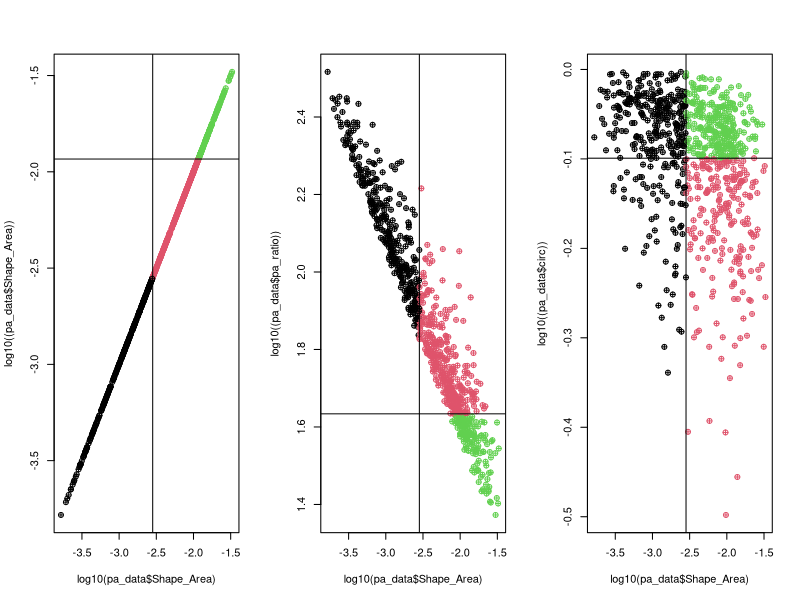
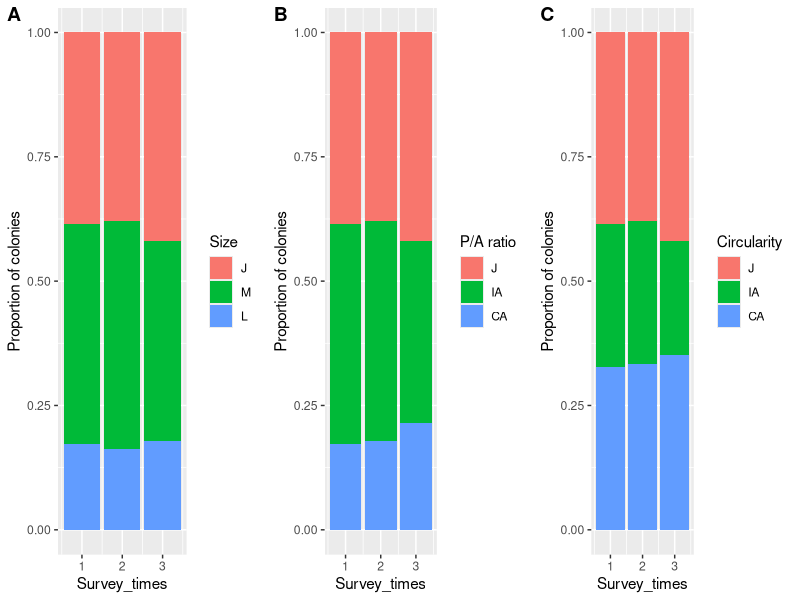

The R script that drew these images, in order: (Note: this script raises an error after producing the figures.)
## ---- chunk 1
knitr::opts_chunk$set(echo = TRUE)
## ---- chunk 2
####LIBRARIES####
library(tidyverse)
library(readr)
library(cowplot)
## ---- chunk 3
####DATA####
pa_data <- read_csv("data/OL_PA_all.csv")

####CLASS CHECK####
pa_data$Shape_Length <- as.numeric(pa_data$Shape_Length)
pa_data$Shape_Area <- as.numeric(pa_data$Shape_Area)
pa_data$Survey_times <- as.numeric(pa_data$Survey_times)
pa_data$Plot_ID <- as.factor(pa_data$Plot_ID)
#pa_data$Source <- as.factor(pa_data$Source)
pa_data$Fate <- as.factor(pa_data$Fate)
pa_data$Recruit[is.na(pa_data$Recruit)] <- "N" #fill the data with NO recruit
pa_data$Recruit <- as.factor(pa_data$Recruit)

####Classify juvenile and adult####
pa_data$size_class <- NA
pa_data$size_class[pa_data$Shape_Area<=0.002827433 ] <- 'J' #size smaller than 6 cm is juvenile
pa_data$size_class[pa_data$Shape_Area > 0.002827433] <- 'A'
pa_data$size_class <- as.factor(pa_data$size_class)

####Calculate pa_ratio####
pa_data$pa_ratio <- pa_data$Shape_Length / pa_data$Shape_Area

####Circularity####
pa_data$Circle_Length <- sqrt(pa_data$Shape_Area / pi) * 2 * pi
pa_data$circ <- pa_data$Circle_Length / pa_data$Shape_Length

summary(pa_data)

## ---- chunk 4
##########plot definition of J IA CA

# find the half total area of adult
half_adult_sum <- sum(pa_data$Shape_Area[pa_data$size_class != "J"]) / 2
adult_data <- pa_data[pa_data$size_class != "J", ] #filter adult for classification


#####Classify by Size########
# Find cutoff Size
adult_area <- 0
cutoff_size <- NA
unique_areas <- sort(unique(adult_data$Shape_Area))

for (i in 1:length(unique_areas)) {
  area_indices <- min(which(adult_data$Shape_Area == unique_areas[i])) #avoid the same Shape_area value
  if (length(area_indices) == 1) {
    if (adult_area < half_adult_sum) {
      adult_area <- adult_area + adult_data$Shape_Area[area_indices]
    } else {
      cutoff_size <- unique_areas[i-3] #find the closest value manually...
      break
    }
  } else {
    stop("Error: Multiple values found for the same unique area.")
  }
}
# Classify medium and large adult by cutoff value
pa_data$pure_size <- NA
pa_data$pure_size[pa_data$Shape_Area <= 0.002827433] <- "J"
pa_data$pure_size[pa_data$Shape_Area > 0.002827433 & pa_data$Shape_Area <= cutoff_size] <- "M"
pa_data$pure_size[pa_data$Shape_Area > 0.002827433 & pa_data$Shape_Area > cutoff_size] <- "L"
pa_data$pure_size <- as.factor(pa_data$pure_size)
pa_data$pure_size <- factor(pa_data$pure_size, levels = c("J","M","L"))


#####Classify by P/A ratio########
# find the half total area of adult
adult_area <- 0
cutoff_pa_ratio <- NA
for (i in 1:length(sort(unique(pa_data$pa_ratio)))){
  if(adult_area < half_adult_sum){
    adult_area <- adult_area + pa_data$Shape_Area[pa_data$pa_ratio == sort(unique(pa_data$pa_ratio))[i]]
  }else{
    cutoff_pa_ratio <- sort(unique(pa_data$pa_ratio))[i-1] #find the closest manually...
    break
  }
}
# Classify PA ratio by cutoff value
pa_data$size_class_pa <- NA
pa_data$size_class_pa[pa_data$Shape_Area <= 0.002827433] <- "J"
pa_data$size_class_pa[pa_data$Shape_Area > 0.002827433 & pa_data$pa_ratio >= cutoff_pa_ratio] <- "IA"
pa_data$size_class_pa[pa_data$Shape_Area > 0.002827433 & pa_data$pa_ratio < cutoff_pa_ratio] <- "CA"
pa_data$size_class_pa <- as.factor(pa_data$size_class_pa)
pa_data$size_class_pa <- factor(pa_data$size_class_pa, levels = c("J","IA","CA"))


#####Classify by Circularity########
# find the half total area of adult
adult_area <- 0
cutoff_circ <- NA
unique_areas <- sort(unique(adult_data$circ))
for (i in 1:length(unique_areas)){
  if(adult_area < half_adult_sum){
    adult_area <- adult_area + adult_data$Shape_Area[adult_data$circ == unique_areas[i]]
  }else{
    cutoff_circ <- unique_areas[i-1] #make the sum of CA IA closer
    break
  }
}

# Classify circularity by cutoff value
pa_data$size_class_circ <- NA
pa_data$size_class_circ[pa_data$Shape_Area <= 0.002827433] <- "J"
pa_data$size_class_circ[pa_data$Shape_Area > 0.002827433 & pa_data$circ <= cutoff_circ] <- "IA"
pa_data$size_class_circ[pa_data$Shape_Area > 0.002827433 & pa_data$circ > cutoff_circ] <- "CA"
pa_data$size_class_circ <- as.factor(pa_data$size_class_circ)
pa_data$size_class_circ <- factor(pa_data$size_class_circ, levels = c("J","IA","CA"))


####Plot pa_ratio with size base on morphological stages####
png(file="C:/Users/keelu/R/FiFu_analysis/Figs/SizeClass_scatter.png",
width=800, height=650, res=100)

par(mfrow=c(1,3))
plot(log10(pa_data$Shape_Area), log10((pa_data$Shape_Area)),
     pch = 10,
     col = factor(pa_data$pure_size))
abline(v=log10(pi*0.03^2))#check the standard of adult
abline(h=log10(cutoff_size)) #check the standard of compact adult
plot(log10(pa_data$Shape_Area), log10((pa_data$pa_ratio)),
     pch = 10,
     col = factor(pa_data$size_class_pa))
abline(v=log10(pi*0.03^2))#check the standard of adult
abline(h=log10(cutoff_pa_ratio)) #check the standard of compact adult
plot(log10(pa_data$Shape_Area), log10((pa_data$circ)),
     pch = 10,
     col = factor(pa_data$size_class_circ))
abline(v=log10(pi*0.03^2))#check the standard of adult
abline(h=log10(cutoff_circ)) #check the standard of compact adult
dev.off()
## ---- chunk 5
#####plot composition difference in 3 survey times
#clean data
df <- data.frame(pa_data$Survey_times, pa_data$pure_size, pa_data$size_class_pa, pa_data$size_class_circ) 
colnames(df) <- c("Survey_times", "Size","P/A ratio","Circularity")

plot_list <- list()
for (i in 1:3) {
  data <- data.frame(
    x = df[,1],
    y = df[,i+1]
  )
  p <- ggplot(data = data, aes(x = x, fill = y, na.rm = TRUE)) +
    geom_bar(position = "fill") +
    xlab("Survey_times") +
    ylab("Proportion of colonies")+ 
    guides(fill=guide_legend(title=colnames(df[i+1])))
  plot_list[[i]] <- p
}

#plot together
fig1 <- plot_grid(plot_list[[1]],plot_list[[2]],plot_list[[3]],align="h",labels=c("A","B","C"),nrow = 1)
ggsave("C:/Users/keelu/R/FiFu_analysis/Figs/times_proportion_fillbox.png", plot = fig1, width = 6, height = 5.3, dpi = 100)
dev.off()
## ---- chunk 6
############Analyze the Fates of colonies###################
####Add Fate (G,S) and their sa_change####
pa_data_GS <- data.frame()
# Subset the data.frame to only include observations from the two dates of interest
for (plot_id in c("M1", "M2", "TY3")) { # loop in sites
  #print(plot_id)
  for (t in 1:2) { # loop in survey times
    #print(paste0("t=",t))
    pa_data_subset <- pa_data[pa_data$Plot_ID == plot_id,]
    pa_data_subset <- pa_data_subset[pa_data_subset$Survey_times == t | pa_data_subset$Survey_times == t+1, ]
    pa_data_subset <- pa_data_subset[!(pa_data_subset$Fate %in% c("D","Fu","Fi") & pa_data_subset$Survey_times == t), ]
    pa_data_subset <- pa_data_subset[!(pa_data_subset$Recruit == "Y"& pa_data_subset$Survey_times == t+1),] #don't calculate new colonies
    pa_data_subset <- pa_data_subset[!(!is.na(pa_data_subset$Source) & pa_data_subset$Survey_times == t+1),]
    
    # Create a new data.frame to store the area change for each coral colony
    area_change_df <- data.frame(ID = unique(pa_data_subset$ID), sa_change = NA)
    
    # Loop through each ID and calculate the area change between the two dates
    for (i in 1:length(unique(pa_data_subset$ID))) {
      #print(paste0("i=",i))
      current_id <- unique(pa_data_subset$ID)[i]
      current_area <- pa_data_subset[pa_data_subset$ID == current_id & pa_data_subset$Survey_times == t, "Shape_Area"]
      future_area <- pa_data_subset[pa_data_subset$ID == current_id & pa_data_subset$Survey_times == t+1, "Shape_Area"]
      # Check if current_area and future_area are not NA
      if (nrow(current_area) > 0 & nrow(future_area) > 0) {
        area_change <- future_area - current_area
        area_change_df[i, "sa_change"] <- area_change
      }
    }
    pa_data_subset <- pa_data_subset[pa_data_subset$Survey_times == t,] #only left t to merge
    # Merge the area change data.frame back into the original data.frame using the ID variable
    pa_data_subset$sa_change <- area_change_df$sa_change[match(pa_data_subset$ID, area_change_df$ID)]
    pa_data_GS <- rbind(pa_data_GS, pa_data_subset)
    }
}
#Calculate for growth and shrink
pa_data_GS$Fate <- ifelse(pa_data_GS$sa_change >= 0, "G", "S")

###Add sa_change of D ####
pa_data_D <- data.frame()

# Calculate sa_change
for (plot_id in c("M1", "M2", "TY3")) {
  for (t in 1:2) {
    # Subset the data.frame to only include D and N colonies
    pa_data_subset <- pa_data[pa_data$Plot_ID == plot_id,]
    pa_data_subset <- pa_data_subset[pa_data_subset$Survey_times == t, ]
    pa_data_subset <- pa_data_subset[pa_data_subset$Fate == "D", ]
    pa_data_subset <- pa_data_subset[complete.cases(pa_data_subset$ID), ] # clean NA rows
    
    # Create a new data.frame to store the area change for each coral colony
    area_change_df <- data.frame(ID = unique(pa_data_subset$ID), sa_change = NA)

    # Loop through each ID and calculate the area change between the two dates
    for (i in 1:length(unique(pa_data_subset$ID))) {
      #print(paste0("i=",i))
      current_id <- unique(pa_data_subset$ID)[i]
      # Calculate D 
        area_change <- 0 - pa_data_subset$Shape_Area[i] # calculate Dead sa_change
        area_change_df[i, "sa_change"] <- area_change
    }
    pa_data_subset$sa_change <- area_change_df$sa_change[match(pa_data_subset$ID, area_change_df$ID)]
    pa_data_D <- rbind(pa_data_D, pa_data_subset) #Bind subset into DN dataframe
}
}

###Add sa_change of Fi####
pa_data_Fi <- data.frame()

for (plot_id in c("M1", "M2", "TY3")) {
  for (t in 1:2) {
# Subset the data.frame to only include Fi colonies
    pa_data_subset <- pa_data[pa_data$Plot_ID == plot_id,]
    pa_data_subset <- pa_data_subset[pa_data_subset$Survey_times == t | pa_data_subset$Survey_times == t+1, ]
    pa_data_subset <- pa_data_subset[(pa_data_subset$Fate == "Fi" & pa_data_subset$Survey_times == t) | (!is.na(pa_data_subset$Source) & pa_data_subset$Survey_times == t+1), ]
    pa_data_subset <- pa_data_subset[complete.cases(pa_data_subset$ID), ] # clean NA rows

    pa_data_subset_1 <- pa_data_subset[pa_data_subset$Survey_times == t,] # time one data
    pa_data_subset_2 <- pa_data_subset[pa_data_subset$Survey_times == t+1,] # time two data
    
    if (nrow(pa_data_subset_1) != 0){  # check there are fi colonies or not
    # Get the ID of fission colonies
      area_change_df <- data.frame(ID = unique(pa_data_subset_1$ID), sa_change = NA)
    # Loop through Fi colonies dataframe
    for (j in 1:length(unique(pa_data_subset_1$ID))) {
      current_id_1 <- unique(pa_data_subset_1$ID)[j]
    # Loop through each ID and calculate total Fi from t+1
    Fi_total <- 0
      for (i in 1:length(unique(pa_data_subset_2$ID))) {
      #print(paste0("i=",i))
      current_id <- unique(pa_data_subset_2$ID)[i]
      # Calculate Fi
      if (pa_data_subset_2$Source[i] == current_id_1) {
      Fi_total <- Fi_total + pa_data_subset_2$Shape_Area[i] # calculate total Fi area from single colony
      }
    }
      area_change <- Fi_total - pa_data_subset_1$Shape_Area[j]
      area_change_df[j, "sa_change"] <- area_change
    }
    pa_data_subset_1$sa_change <- area_change_df$sa_change[match(pa_data_subset_1$ID, area_change_df$ID)]
    pa_data_Fi <- rbind(pa_data_Fi, pa_data_subset_1) #Bind subset into Fi dataframe
    }
  }
  }

###Add sa_change of Fu####
pa_data_Fu <- data.frame()

for (plot_id in c("M1", "M2", "TY3")) {
  for (t in 1:2) {
# Subset the data.frame to only include Fu colonies
    pa_data_subset <- pa_data[pa_data$Plot_ID == plot_id,]
    pa_data_subset <- pa_data_subset[pa_data_subset$Survey_times == t | pa_data_subset$Survey_times == t+1, ]
    pa_data_subset <- pa_data_subset[(pa_data_subset$Fate == "Fu" & pa_data_subset$Survey_times == t) | (!is.na(pa_data_subset$Source) & pa_data_subset$Survey_times == t+1), ]
    pa_data_subset <- pa_data_subset[complete.cases(pa_data_subset$ID), ] # clean NA rows

    pa_data_subset_1 <- pa_data_subset[pa_data_subset$Survey_times == t,] # time one data
    pa_data_subset_1$ID <- as.numeric(pa_data_subset_1$ID)
    pa_data_subset_2 <- pa_data_subset[pa_data_subset$Survey_times == t+1,] # time two data
    pa_data_subset_2$Source <- as.character(pa_data_subset_2$Source)
    pa_data_subset_2 <- pa_data_subset_2[grepl("\\+", pa_data_subset_2$Source) == TRUE,] # remove Fi
    
    ##Calculate total source area from subset2 first##
    if (nrow(pa_data_subset_2) != 0){  # check there are fu colonies or not
    # Get the ID of Fusion colonies
      Source_total <- data.frame(ID = unique(pa_data_subset_2$ID), Source_total = NA)
    # Loop through Time2 colonies dataframe
    for (j in 1:length(unique(pa_data_subset_2$ID))) {
    # break source into separate IDs
      Fu_list <- strsplit(as.character(pa_data_subset_2$Source)[j], "\\+")[[1]] # separate numbers
      Fu_list <- as.numeric(Fu_list)
   # Loop through each ID and calculate total Fi from t+1
    Fu_total <- 0
      for (i in 1:length(unique(pa_data_subset_1$ID))) {
      #print(paste0("i=",i))
        if ((pa_data_subset_1$ID)[i] %in% Fu_list){ #check the Fu ID match or not
          Fu_total <- Fu_total + pa_data_subset_1$Shape_Area[i] # calculate total Fu area 
        } 
    }
      Source_total[j, "Source_total"] <- Fu_total
    }
      pa_data_subset_2$Source_total <- Source_total$Source_total[match(pa_data_subset_2$ID, Source_total$ID)]
    }
    
    ##Calculate sa_change in subset1##
    if (nrow(pa_data_subset_1) != 0){  # check there are fi colonies or not
    # Get the ID of fission colonies
      area_change_df <- data.frame(ID = unique(pa_data_subset_1$ID), sa_change = NA)
    # Loop through Fu colonies dataframe
    for (j in 1:length(unique(pa_data_subset_1$ID))) {
      current_id <- unique(pa_data_subset_1$ID)[j]
    # Loop through each ID in T2 data and find total Fu area
      for (i in 1:length(unique(pa_data_subset_2$ID))) {
      #print(paste0("i=",i))
      # break source into separate IDs
      Fu_list <- strsplit(as.character(pa_data_subset_2$Source)[i], "\\+")[[1]] # separate numbers
      Fu_list <- as.numeric(Fu_list)
      # Calculate Fu area change
      if (current_id %in% Fu_list) {
        proportion <- (pa_data_subset_1$Shape_Area[j] / pa_data_subset_2$Source_total[i])
        area_change <- pa_data_subset_2$Shape_Area[i]*proportion - pa_data_subset_1$Shape_Area[j]
      }
    }
      area_change_df[j, "sa_change"] <- area_change
    }
    pa_data_subset_1$sa_change <- area_change_df$sa_change[match(pa_data_subset_1$ID, area_change_df$ID)]
    pa_data_Fu <- rbind(pa_data_Fu, pa_data_subset_1) #Bind subset into Fu dataframe
    }
  }
}

####Combine all of cleaned data####
pa_data_done <- rbind(pa_data_GS,pa_data_D,pa_data_Fi,pa_data_Fu)

#### Calculate changing rate
pa_data_done$change_rate <- (pa_data_done$Shape_Area+pa_data_done$sa_change) / pa_data_done$Shape_Area


# Bind time 3 data
pa_data_done <- bind_rows(list(pa_data_done,pa_data[pa_data$Survey_times == 3,]))

#standerdize ratio by survey time
pa_data_done$rate_ad <-  ifelse(pa_data_done$Survey_times == 1 & pa_data_done$Plot_ID == "M1",
                                    pa_data_done$change_rate * 12/17,
                                    ifelse(
                                    pa_data_done$Survey_times == 2 & pa_data_done$Plot_ID == "M1",
                                    pa_data_done$change_rate * 12/9,
                                    ifelse(
                                    pa_data_done$Survey_times == 1 & pa_data_done$Plot_ID == "M2",
                                    pa_data_done$change_rate * 12/15,
                                    ifelse(
                                    pa_data_done$Survey_times == 2 & pa_data_done$Plot_ID == "M2",
                                    pa_data_done$change_rate * 12/11,
                                    ifelse(
                                    pa_data_done$Survey_times == 1 & pa_data_done$Plot_ID == "TY3",
                                    pa_data_done$change_rate * 12/18,
                                    ifelse(
                                    pa_data_done$Survey_times == 2 & pa_data_done$Plot_ID == "TY3",
                                    pa_data_done$change_rate * 12/8,
                                    pa_data_done$change_rate
                                    )
                                    )
                                    )
                                    )
                                    )
)

## ---- chunk 7
summary(pa_data_done)
write.csv(pa_data_done, file = "C:/Users/keelu/R/FiFu_analysis/data/pa_data_done.csv")
## ---- chunk 8
####plot histgram to check normal distributin
pa_data_done_12 <-  filter(pa_data_done, Survey_times == 1 | Survey_times == 2)
hist(pa_data_done_12$rate_ad, breaks = 30)

rate_ad_adjusted <- pa_data_done_12$rate_ad
rate_ad_adjusted[rate_ad_adjusted == 0] <- .Machine$double.eps # replace zero to very samll value
qqnorm(rate_ad_adjusted)
qqline(rate_ad_adjusted)
shapiro.test(rate_ad_adjusted) # Shapiro-Wilk normality test
## ---- chunk 9
####Plot pa_ratio and changing rate D=0 G>1#####Filter date 
# Define fate Growth and Death in discrete (G=1, D=0)
pa_data_done$Discrete_change <- ifelse(pa_data_done$Fate == "D", 0, ifelse(pa_data_done$Fate != "D", 1, NA))
pa_data_done_12 = filter(pa_data_done, Survey_times == 1 | Survey_times == 2)

# Clean data
df <- data.frame(pa_data_done_12$Discrete_change, pa_data_done_12$Shape_Area, pa_data_done_12$pa_ratio, pa_data_done_12$circ) 
colnames(df) <- c("Growth", "Size","PA_ratio","Circularity")

model <- glm(df$Growth ~ df$Size * df$Circularity, data = df, family = binomial)
summary(model)
with(summary(model), 1 - deviance/null.deviance) # Calculate McFadden's R-squared
#summary(model)$coefficients # Extract the results

# Calculate R square
R_square <- list()
for (i in 1:3) {
  model <- glm(df[[1]] ~ log10(df[[i+1]]), family = binomial)
  R_square[i] <- with(summary(model), 1 - deviance/null.deviance) # Calculate McFadden's R-squared
}
R_square <- as.numeric(R_square)

#set the position of annotation 
annotation <- data.frame(
  x = c(log10(median(df$Size)),log10(median(df$PA_ratio)),log10(median(df$Circularity))),
  y = c(0.1,0.1,0.1)
)
annotation$R_square <- R_square

# Plot discrete change with size, ratio, circ
plot_list <- list()
for (i in 1:3) {
  data <- data.frame(
    x = df[,i+1],
    y = df[,1]
  )
  p <- ggplot(data = data, aes(log10(x), y))+
  geom_point(shape=21)+
  geom_smooth(method="glm", method.args = list(family = "binomial"))+
  geom_point()+ 
  xlab(paste("log10",colnames(df[i+1])))+
  ylab(colnames(df[1]))+ 
  geom_text(data = annotation[i,], aes( x=x, y=y, label=round(R_square, 2)),
                  color="orange", 
                  size=7, fontface="bold" )
  plot_list[[i]] <- p
  }

#plot together
fig2 <- plot_grid(plot_list[[1]],plot_list[[2]],plot_list[[3]],align="h",labels=c("A","B","C"),nrow = 1)
ggsave("C:/Users/keelu/R/FiFu_analysis/Figs/Discrete_logClass_lm.png", plot = fig2, width = 6.5, height = 4.5, dpi = 100)
dev.off()

## ---- chunk 10
#####Plot all Fate vs non-Fate lm#########
combined_list <- list()
model_times <- list()
model_plus <- list()
# Define the fates 
Fate_loop <- c("D","G","S","Fi","Fu")

for (Fates in Fate_loop) {

  pa_data_done$Discrete_change <- ifelse(pa_data_done$Fate == Fates, 1, ifelse(pa_data_done$Fate != Fates, 0, NA))
  pa_data_done_12 <- filter(pa_data_done, Survey_times == 1 | Survey_times == 2)
  #pa_data_done_12 <- filter(pa_data_done_12, size_class != "J") #Exclude Juvenile
  
  # Clean data
  df <- data.frame(pa_data_done_12$Discrete_change, pa_data_done_12$Shape_Area, pa_data_done_12$pa_ratio, pa_data_done_12$circ) 
    colnames(df) <- c(paste(Fates,"=1",", ","non-",Fates,"=0"), "Size","PA_ratio","Circ")
  
  # Calculate R square
R_square <- list()
for (i in 1:3) {
  model <- glm(df[[1]] ~ log10(df[[i+1]]), family = binomial)
  R_square[i] <- with(summary(model), 1 - deviance/null.deviance) # Calculate McFadden's R-squared
}
R_square <- as.numeric(R_square)
  
  #set the position of annotation 
  annotation <- data.frame(
    x = c(log10(median(df$Size)),log10(median(df$PA_ratio)),log10(median(df$Circ))),
    y = c(0.1,0.1,0.1)
  )
  annotation$R_square <- R_square
  
  # Plot discrete change with size, ratio, circ
  plot_list <- list()
  for (i in 1:3) {
    data <- data.frame(
      x = df[,i+1],
      y = df[,1]
    )
    p <- ggplot(data = data, aes(log10(x), y))+
    geom_point(shape=21)+
    geom_smooth(method="glm", method.args = list(family = "binomial"))+
    geom_point()+ 
    xlab(paste("log10",colnames(df[i+1])))+
    ylab(colnames(df[1]))+ 
    geom_text(data = annotation[i,], aes( x=x, y=y, label=round(R_square, 2)),
                    color="orange", 
                    size=7, fontface="bold" )
    plot_list[[i]] <- p
  }

# Bind the lists
combined_list <- append(combined_list, plot_list)
}


#plot together
fig2_1 <- plot_grid(combined_list[[1]],combined_list[[2]],combined_list[[3]],combined_list[[4]],combined_list[[5]],combined_list[[6]],combined_list[[7]],combined_list[[8]],combined_list[[9]],combined_list[[10]],combined_list[[11]],combined_list[[12]],combined_list[[13]],combined_list[[14]],combined_list[[15]],align="h",nrow = 5)
ggsave("C:/Users/keelu/R/FiFu_analysis/Figs/Discrete_logClass_lm_all.png", plot = fig2_1, width = 6.5, height = 12, dpi = 100)
dev.off()

## ---- chunk 11
##### Manually loop trhough fate to get GLM result
# Define the fates 
Fate_loop <- c("D","G","S","Fi","Fu")
Fates <- "D"
pa_data_done$Discrete_change <- ifelse(pa_data_done$Fate == Fates, 1, ifelse(pa_data_done$Fate != Fates, 0, NA))
pa_data_done_12 <- filter(pa_data_done, Survey_times == 1 | Survey_times == 2)
#pa_data_done_12 <- filter(pa_data_done_12, size_class != "J") #Exclude Juvenile
  
# Clean data
  df <- data.frame(pa_data_done_12$Discrete_change, pa_data_done_12$Shape_Area, pa_data_done_12$pa_ratio, pa_data_done_12$circ) 
    colnames(df) <- c(paste(Fates,"=1",", ","non-",Fates,"=0"), "Size","PA_ratio","Circ")

# Calculate Size * Circ and Size + Circ
model_t <- glm(data = df, df[[1]] ~ log10(Size)*log10(Circ), family = binomial)
summary(model_t)
model_p <- glm(data = df, df[[1]] ~ log10(Size)+log10(Circ), family = binomial)
model_plus <- append(model_plus, model_p)
summary(model_p)
## ---- chunk 12
# Clean data
pa_data_done_12 <- filter(pa_data_done, Survey_times == 1 | Survey_times == 2)
df <- data.frame(pa_data_done_12$Fate, pa_data_done_12$pure_size, pa_data_done_12$size_class_pa, pa_data_done_12$size_class_circ) 
colnames(df) <- c("Fate", "Size","P/A ratio","Circularity")

# Plot the proportin of Fate from J, IA, CA
plot_list <- list()
for (i in 1:3) {
  data <- data.frame(
    x = df[,i+1],
    y = df[,1]
  )
  p <- ggplot(data = data, aes(x = x, fill = y,na.rm = TRUE)) + 
  geom_bar(position = "fill") +
  xlab(colnames(df[i+1])) + 
  ylab("Proportion of Fates")+
  geom_text(
      aes(label = signif(after_stat(count) / tapply(after_stat(count), after_stat(x), sum)[as.character(after_stat(x))], digits = 2)),
      stat = "count",
      position = position_fill(vjust = 0.5)
    )
  plot_list[[i]] <- p
  }
fig3 <- plot_grid(plot_list[[1]],plot_list[[2]],plot_list[[3]],align="h",labels=c("A","B","C"),nrow = 1)
ggsave("C:/Users/keelu/R/FiFu_analysis/Figs/Proportion_Fates.png", plot = fig3, width = 8, height = 5.3, dpi = 100)

# Plot the proportin of Fate from J, IA, CA. Reverse X Y
plot_list <- list()
for (i in 1:3) {
  data <- data.frame(
    x = df[,1],
    y = df[,i+1]
  )
  p <- ggplot(data = data, aes(x = x, fill = y,na.rm = TRUE)) + 
  geom_bar(position = "fill") +
  xlab(colnames(df[i+1])) + 
  ylab("Proportion of Fates")+
  geom_text(
      aes(label = signif(after_stat(count) / tapply(after_stat(count), after_stat(x), sum)[as.character(after_stat(x))], digits = 2)),
      stat = "count",
      position = position_fill(vjust = 0.5)
    )
  plot_list[[i]] <- p
  }
fig3_1 <- plot_grid(plot_list[[1]],plot_list[[2]],plot_list[[3]],align="h",labels=c("A","B","C"),nrow = 1)
ggsave("C:/Users/keelu/R/FiFu_analysis/Figs/Proportion_Fates_Revers.png", plot = fig3_1, width = 8.8, height = 5.3, dpi = 100)
#fig3_1

# Plot the proportin of Fate from J, IA, CA. Reverse X Y without J
pa_data_done_12 <- filter(pa_data_done, Survey_times == 1 | Survey_times == 2)
pa_data_done_12 <- filter(pa_data_done_12, size_class != "J")
df <- data.frame(pa_data_done_12$Fate, pa_data_done_12$pure_size, pa_data_done_12$size_class_pa, pa_data_done_12$size_class_circ) 
colnames(df) <- c("Fate", "Size","P/A ratio","Circularity")
plot_list <- list()
for (i in 1:3) {
  data <- data.frame(
    x = df[,1],
    y = df[,i+1]
  )
  p <- ggplot(data = data, aes(x = x, fill = y,na.rm = TRUE)) + 
  geom_bar(position = "fill") +
  xlab(colnames(df[i+1])) + 
  ylab("Proportion of Fates")+
  geom_text(
      aes(label = signif(after_stat(count) / tapply(after_stat(count), after_stat(x), sum)[as.character(after_stat(x))], digits = 2)),
      stat = "count",
      position = position_fill(vjust = 0.5)
    )
  plot_list[[i]] <- p
  }
fig3_2 <- plot_grid(plot_list[[1]],plot_list[[2]],plot_list[[3]],align="h",labels=c("A","B","C"),nrow = 1)
ggsave("C:/Users/keelu/R/FiFu_analysis/Figs/Proportion_Fates_Revers_NoJ.png", plot = fig3_2, width = 10.5, height = 3.8, dpi = 100)
## ---- chunk 13
### Plot mean multiplier difference
# Clean data, remove J due to all the same
pa_data_done_12 <- filter(pa_data_done, Survey_times == 1 | Survey_times == 2 )
pa_data_done_12 <- filter(pa_data_done_12, size_class == "A")
df <- data.frame(pa_data_done_12$Fate, pa_data_done_12$pure_size, pa_data_done_12$size_class_pa, pa_data_done_12$size_class_circ, pa_data_done_12$rate_ad) 
colnames(df) <- c("Fate", "Size","PA_ratio","Circularity","Multiplier")

# Plot the multiplier data range
plot_list <- list()
for (i in 1:3) {
  data <- data.frame(
    x = df[,1],
    y = df[,i+1],
    z = df[,5]
  )
  # Calculating both the mean and standard deviation
  result <- data %>%
  group_by(x, y) %>%
  summarise(
    Means = mean(z),
    SDs = sd(z)
  )
  p <- ggplot(result, aes(x = x, y = Means, fill = y)) +
  geom_bar(stat = "identity", position = position_dodge()) +
  geom_errorbar(aes(ymin = Means - SDs, ymax = Means + SDs), position = position_dodge(width = 0.9), width = 0.25) +
  labs(x = "Fate", y = "Multiplier", fill = colnames(df[i+1])) +
  theme_minimal()
  plot_list[[i]] <- p
}


fig4_1 <- plot_grid(plot_list[[1]],plot_list[[2]],plot_list[[3]],align="h",labels=c("A","B","C"),nrow = 1)
ggsave("C:/Users/keelu/R/FiFu_analysis/Figs/Multiplier_Fates_boxplot_NoJ.png", plot = fig4_1, width = 10.5, height = 3.8, dpi = 100)

## ---- chunk 14
### Plot method comparison
method_compare <- read_csv("data/Method_compare.csv")

### Plot mean multiplier difference
stage_loop <- c("J","I","C")
# Define the custom order
custom_order <- c("GJ","GI","GC","SJ","SI","SC","FiJ","FiI","FiC","FuJ","FuI","FuC","rec","mort")
method_compare$Fate <- factor(method_compare$Fate, levels = custom_order)

# Plot the multiplier difference in three methods
plot_list <- list()
for (i in 1:3) {
  df <- filter(method_compare, Stage == stage_loop[i])
  p <- ggplot(df, aes(x = Fate, y = multiplier, fill = Method)) +
  geom_bar(stat = "identity", position = position_dodge()) +
  labs(x = stage_loop[i], y = "Multiplier", fill = "Method") +
  theme_minimal()
  plot_list[[i]] <- p
}

fig5_1 <- plot_grid(plot_list[[1]],plot_list[[2]],plot_list[[3]],align="h",labels=c("A","B","C"),nrow = 1)
ggsave("C:/Users/keelu/R/FiFu_analysis/Figs/Method_compare_m.png", plot = fig5_1, width = 17.3, height = 3.6, dpi = 100)
#fig5_1


# Plot the Areal proportion difference in three methods
plot_list <- list()
for (i in 1:3) {
  df <- filter(method_compare, Stage == stage_loop[i])
  p <- ggplot(df, aes(x = Fate, y = prop_area, fill = Method)) +
  geom_bar(stat = "identity", position = position_dodge()) +
  labs(x = stage_loop[i], y = "Areal proportion", fill = "Method") +
  theme_minimal()
  plot_list[[i]] <- p
}

fig5_2 <- plot_grid(plot_list[[1]],plot_list[[2]],plot_list[[3]],align="h",labels=c("A","B","C"),nrow = 1)
ggsave("C:/Users/keelu/R/FiFu_analysis/Figs/Method_compare_a.png", plot = fig5_2, width = 17.3, height = 3.6, dpi = 100)
#fig5_2

# Plot the Areal proportion X multiplier difference in three methods
method_compare$aXm <- NA
method_compare$aXm <- method_compare$prop_area * method_compare$multiplier
plot_list <- list()
for (i in 1:3) {
  df <- filter(method_compare, Stage == stage_loop[i])
  p <- ggplot(df, aes(x = Fate, y = aXm, fill = Method)) +
  geom_bar(stat = "identity", position = position_dodge()) +
  labs(x = stage_loop[i], y = "Areal x Multiplier", fill = "Method") +
  theme_minimal()
  plot_list[[i]] <- p
}

fig5_3 <- plot_grid(plot_list[[1]],plot_list[[2]],plot_list[[3]],align="h",labels=c("A","B","C"),nrow = 1)
ggsave("C:/Users/keelu/R/FiFu_analysis/Figs/Method_compare_aXm.png", plot = fig5_3, width = 16, height = 5, dpi = 100)

## ---- chunk 15
########## Relation between size and multiplier

# Define the fates 
Fate_loop <- c("G","S","Fi","Fu")

# Calculate R square and slope
R_square <- numeric(length(Fate_loop))
multiplier_slope <- numeric(length(Fate_loop))

for (i in seq_along(Fate_loop)) {
  df <- filter(pa_data_done, Fate == Fate_loop[i])
  model <- glm(rate_ad ~ log10(Shape_Area), data = df)
  R_square[i] <- with(summary(model), 1 - deviance/null.deviance) # Calculate McFadden's R-squared
  multiplier_slope[i] <- coef(model)[2] # Calculate slope
}

R_square <- round(R_square, digits = 2)
multiplier_slope <- round(multiplier_slope, digits = 2)

# plot multiplier
plot_list <- list()

for (i in seq_along(Fate_loop)) {
  df <- filter(pa_data_done, Fate == Fate_loop[i])
  p <- ggplot(data = df, aes(log10(Shape_Area), rate_ad))+
      geom_point(shape=21)+
      geom_smooth(method="glm")+
      ylab(paste(Fate_loop[i],"Multiplier"))+ 
      geom_text(label=paste("R² =", R_square[i]), 
                x=Inf, y=Inf, hjust=1.1, vjust=1.1)
  plot_list[[i]] <- p
}

# 使用cowplot套件繪製多個圖形
fig6_1 <- plot_grid(plot_list[[1]], plot_list[[2]], plot_list[[3]], plot_list[[4]],
                    align="h", labels=c("A","B","C","D"), nrow = 4)
ggsave("C:/Users/keelu/R/FiFu_analysis/Figs/multiplier_size_R2.png", plot = fig6_1, width = 3, height = 8, dpi = 100)
fig6_1
## ---- chunk 16
### Calculate dynamics between three stages ###

dynamics_df <- data.frame()
dynamics_df_pa <- data.frame()
dynamics_df_circ <- data.frame()

# select loop column name
columns_to_loop <- c("pure_size", "size_class_pa", "size_class_circ")

# Loop through the selected columns size, pa, circ
for (col_name in columns_to_loop) {
  
  ## Find out how many J become IA and CA
  for (plot_id in c("M1", "M2", "TY3")) {
    for (t in 1:2) {
  #Filter date 
  pa_data_subset <- pa_data_done[pa_data_done$Plot_ID == plot_id,]
  pa_data_done_1 <- filter(pa_data_subset, Survey_times == t)
  pa_data_done_2 <- filter(pa_data_subset, Survey_times == t+1)
  column_values_1 <- pa_data_done_1[[col_name]]
  column_values_2 <- pa_data_done_2[[col_name]]
  
  # create a dataframe store morphological dynamic (ex. J Fu to CA = JFuCA)
  morpho_dynamic <- data.frame(ID = unique(pa_data_done_1$ID),dynamic = NA, stage = NA)
  
  for (j in 1:length(unique(pa_data_done_1$ID))) {
        current_id <- unique(pa_data_done_1$ID)[j]
      # Loop through each ID in T2 data and find corresponding size class 
        for (i in 1:length(unique(pa_data_done_2$ID))) {
            # Combine the size class in different times and the caused fate
            if (pa_data_done_1$Fate[j] == "S" | pa_data_done_1$Fate[j] == "G"){
              if (current_id == pa_data_done_2$ID[i]){ # check the ID is match
                morpho_dynamic$dynamic[j] <- paste0(pa_data_done_1$Fate[j],column_values_2[i])
                morpho_dynamic$stage[j] <- as.character(column_values_1[j])
                morpho_dynamic$rate_ad[j] <- pa_data_done_1$rate_ad[j]
                morpho_dynamic$area[j] <- pa_data_done_1$Shape_Area[j]
                morpho_dynamic$sa_change[j] <- pa_data_done_1$sa_change[j]
              } 
            } else if (pa_data_done_1$Fate[j] == "Fu"){
        # break source into separate IDs
        Fu_list <- strsplit(as.character(pa_data_done_2$Source)[i], "\\+")[[1]] 
        Fu_list <- as.numeric(Fu_list)
              if (current_id %in% Fu_list){
                morpho_dynamic$dynamic[j] <- paste0(pa_data_done_1$Fate[j],column_values_2[i])
                morpho_dynamic$stage[j] <- as.character(column_values_1[j])
                morpho_dynamic$rate_ad[j] <- pa_data_done_1$rate_ad[j]
                morpho_dynamic$area[j] <- pa_data_done_1$Shape_Area[j]
                morpho_dynamic$sa_change[j] <- pa_data_done_1$sa_change[j]
              }
            } else if (pa_data_done_1$Fate[j] == "Fi") { ###CHeck
              current_id <- as.character(current_id)
            if (current_id == pa_data_done_2$Source[i] & !is.na(pa_data_done_2$Source[i])){ # check the ID is match
                morpho_dynamic$dynamic[j] <- paste0(pa_data_done_1$Fate[j],column_values_2[i])
                morpho_dynamic$stage[j] <- as.character(column_values_1[j])
                indices <- which(pa_data_done_2$Source %in% pa_data_done_1$ID[j])
                Fi_total <- sum(pa_data_done_2$Shape_Area[indices])
                morpho_dynamic$rate_ad[j] <- pa_data_done_1$rate_ad[j]
                morpho_dynamic$area[j] <- pa_data_done_1$Shape_Area[j]
                morpho_dynamic$sa_change[j] <- pa_data_done_1$sa_change[j]
              }
            } else if (pa_data_done_1$Fate[j] == "D") {
            morpho_dynamic$dynamic[j] <- "D"
            morpho_dynamic$stage[j] <- as.character(column_values_1[j])
            morpho_dynamic$rate_ad[j] <- pa_data_done_1$rate_ad[j]
            morpho_dynamic$area[j] <- pa_data_done_1$Shape_Area[j]
            morpho_dynamic$sa_change[j] <- pa_data_done_1$sa_change[j]
          }
      }
      }
  morpho_dynamic$Survey_times <- t
  morpho_dynamic$Site <- plot_id
  
     # Rbind results to different dataframes based on a condition
      if (col_name == "pure_size") {
        dynamics_df <- rbind(dynamics_df, morpho_dynamic)
      } else if (col_name == "size_class_pa") {
        dynamics_df_pa <- rbind(dynamics_df_pa, morpho_dynamic)
      } else if (col_name == "size_class_circ") {
        dynamics_df_circ <- rbind(dynamics_df_circ, morpho_dynamic)
      }
  
    }
  }
} #loop column
## ---- chunk 17
############ check the differences of multipliers between dynamics
dynamics_df$dynamic <- as.factor(dynamics_df$dynamic)
dynamics_df$stage <- as.factor(dynamics_df$stage)
summary(dynamics_df)
write.csv(dynamics_df, file = "C:/Users/keelu/R/FiFu_analysis/data/dynamics_df.csv")

result <- dynamics_df %>%
  group_by(stage, dynamic) %>%
  summarise(
    Means = mean(rate_ad),
    SDs = sd(rate_ad), count = n()
  )

# create gorup variable
result$group <- paste(result$stage, result$dynamic, sep="")

###### Fusion vs Growth

# filter the groups that I want to compare
selected_groups <- result %>% 
  filter(group %in% c("JFuM", "JGM", "JFuL", "JGL", "MFuL", "MGL"))
# set the levels of factors
selected_groups$group <- factor(selected_groups$group, 
                                levels = c("JFuM", "JGM", "JFuL", "JGL", "MFuL", "MGL"))
# set the comparing groups
selected_groups$gap_group <- factor(
  ifelse(selected_groups$group %in% c("JFuM", "JGM"), "J to M",
         ifelse(selected_groups$group %in% c("JFuL", "JGL"), "J to L", "M to L")),
  levels = c("J to M","J to L","M to L")
)

# compare Fu vs growth effect
fig7_1 <- ggplot(selected_groups, aes(x=group, y=Means, fill=group)) +
  geom_bar(stat="identity", position=position_dodge(width=0.8)) +
  facet_grid(~ gap_group, scales = "free_x", space = "free_x") +
  geom_errorbar(aes(ymin = Means - SDs, ymax = Means + SDs), position = position_dodge(width = 0.9), width = 0.25) +
  labs(title="Fusion vs Growth", x="Dynamics", y="Multiplier") +
  theme(axis.text.x = element_text(angle = 45, hjust = 1))

ggsave("C:/Users/keelu/R/FiFu_analysis/Figs/Fusion_vs_Growth.png", plot = fig7_1, width = 5.3, height = 6, dpi = 100)


####### Fission vs shrinkage

# filter the groups that I want to compare
selected_groups <- result %>% 
  filter(group %in% c("MFiJ", "MSJ", "LFiJ", "LSJ", "LFiM", "LSM"))
# set the levels of factors
selected_groups$group <- factor(selected_groups$group, 
                                levels = c("MFiJ", "MSJ", "LFiJ", "LSJ", "LFiM", "LSM"))
# set the comparing groups
selected_groups$gap_group <- factor(
  ifelse(selected_groups$group %in% c("MFiJ", "MSJ"), "M to J",
         ifelse(selected_groups$group %in% c("LFiJ", "LSJ"), "L to J", "L to M")),
  levels = c("M to J","L to J","L to M")
)

# compare Fu vs growth effect
fig7_2 <- ggplot(selected_groups, aes(x=group, y=Means, fill=group)) +
  geom_bar(stat="identity", position=position_dodge(width=0.8)) +
  facet_grid(~ gap_group, scales = "free_x", space = "free_x") +
  geom_errorbar(aes(ymin = Means - SDs, ymax = Means + SDs), position = position_dodge(width = 0.9), width = 0.25) +
  labs(title="Fission vs Shrinkage", x="Dynamics", y="Multiplier") +
  theme(axis.text.x = element_text(angle = 45, hjust = 1))
fig7_2
ggsave("C:/Users/keelu/R/FiFu_analysis/Figs/Fission_vs_Shrinkage.png", plot = fig7_2, width = 5.3, height = 6, dpi = 100)
## ---- chunk 18
########### Calculate multiplier

# Define the custom order
custom_order_1 <- c("GJ","GM","GL","SJ","SM","SL","FiJ","FiM","FiL","FuJ","FuM","FuL","D")
custom_order_2 <- c("GJ","GI","GC","SJ","SI","SC","FiJ","FiI","FiC","FuJ","FuI","FuC","D")


### Calculate mean change rate (multiplier) in each stage
dynamics_df_J <- filter(dynamics_df, stage == "J" )
dynamics_df_IA <- filter(dynamics_df, stage == "M") 
dynamics_df_CA <- filter(dynamics_df, stage == "L")


change_ratio_J <- dynamics_df_J %>%
  group_by(dynamic) %>%
  summarize(mean_x = mean(rate_ad), count = n())
# Convert the Name column to a factor with the custom order
change_ratio_J$dynamic <- factor(change_ratio_J$dynamic, levels = custom_order_1)
# Arrange the tibble based on the custom order
change_ratio_J <- change_ratio_J %>%
  arrange(dynamic)

change_ratio_IA <- dynamics_df_IA %>%
  group_by(dynamic) %>%
  summarize(mean_x = mean(rate_ad), count = n())
# Convert the Name column to a factor with the custom order
change_ratio_IA$dynamic <- factor(change_ratio_IA$dynamic, levels = custom_order_1)
# Arrange the tibble based on the custom order
change_ratio_IA <- change_ratio_IA %>%
  arrange(dynamic)

change_ratio_CA <- dynamics_df_CA %>%
  group_by(dynamic) %>%
  summarize(mean_x = mean(rate_ad), count = n())
# Convert the Name column to a factor with the custom order
change_ratio_CA$dynamic <- factor(change_ratio_CA$dynamic, levels = custom_order_1)
# Arrange the tibble based on the custom order
change_ratio_CA <- change_ratio_CA %>%
  arrange(dynamic)

change_ratio_J
change_ratio_IA
change_ratio_CA
